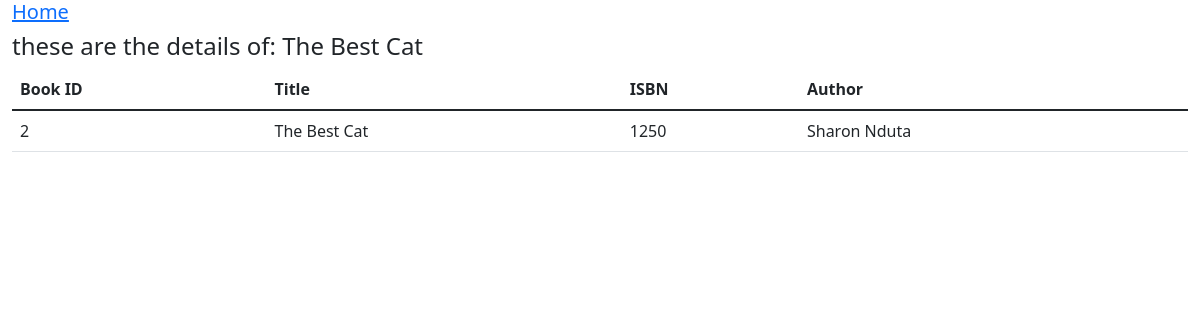
The page /book/2 on the database its author committed.
### books/models.py (models this page shows, shortened)
class Book(models.Model):
    title = models.CharField(max_length=100)
    isbn = models.CharField(max_length=13)
    author = models.ForeignKey('Author', on_delete=models.CASCADE)

class Author(models.Model):
    name = models.CharField(max_length=100, )
    gender = models.CharField(max_length=10)
    age = models.IntegerField(validators=[MinValueValidator(5), MaxValueValidator(100)])
    country = models.CharField(max_length=50)
    genre = models.CharField(max_length=50)

### books/views.py (the view)
# urls.py: path('book/<id>', views.book_details, name="book_details"),
def book_details(request, id):
    book = Book.objects.get(pk=id)
    context = {"book": book}
    return render(request, "book_details.html", context)

### books/templates/book_details.html (shortened to what this page needs)
{% extends 'index.html' %}
  {% block header %}these are the details of: {{ book.title }} {% endblock header%}
{%block content %}
<table class="table">
  <thead>
    <tr>
      <th scope="col">Book ID</th>
      <th scope="col">Title</th>
      <th scope="col">ISBN</th>
      <th scope="col">Author</th>
    </tr>
  </thead>
  <tbody>
    <tr>
      <td>{{book.id}}</td>
      <td>{{ book.title }}</td>
      <td>{{ book.isbn }}</td>
      <td>{{ book.author.name }}</td>
    </tr>
  </tbody>
</table>
{% endblock content %}

### rows shown on the page
Book: title "The Best Cat", id "2", isbn "1250", author.name "Sharon Nduta"
